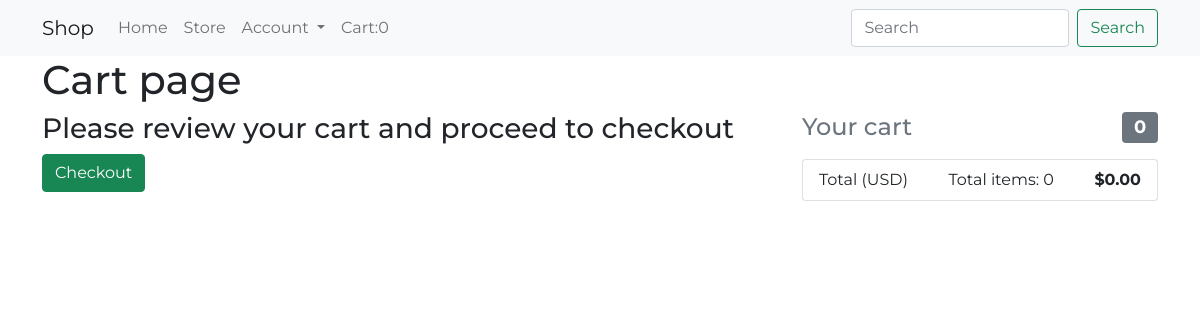
/cart/ (signed in), run on an earlier commit of the app's database.
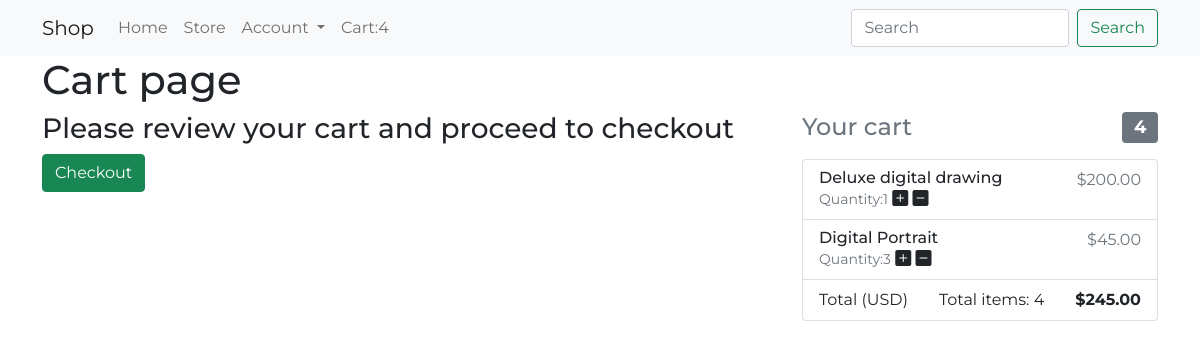
And on a later commit of the database.
### store/models.py (models this page shows, shortened)
class Order(models.Model):
    customer = models.ForeignKey(Customer, on_delete=models.SET_NULL, blank=True, null=True)
    date_ordered = models.DateTimeField(auto_now_add=True)
    complete = models.BooleanField(default=False, null=True, blank=False)
    status = models.CharField(max_length=40, default='', null=True, blank=True)
    transaction_id = models.CharField(max_length=200, null=True)
    class Meta:
        ordering = ['-date_ordered']
    @property
    def get_cart_total(self):
        orderitems = self.orderitem_set.all()
        total = sum([item.get_total for item in orderitems]) # generator for calculating cart total value
        return total
    @property
    def get_cart_items(self):
        orderitems = self.orderitem_set.all()
        total = sum([item.quantity for item in orderitems])
        return total

class OrderItem(models.Model):
    product = models.ForeignKey(Product, on_delete=models.SET_NULL, blank=True, null=True)
    order = models.ForeignKey(Order, on_delete=models.SET_NULL, blank=True, null=True)
    quantity = models.IntegerField(default=0, null=True,blank=True)
    date_added = models.DateTimeField(auto_now_add=True)
    @property
    def get_total(self):
        total = self.product.price * self.quantity
        return total

class Product(models.Model):
    name = models.CharField(max_length=200)
    description = models.TextField(max_length=600, null=True)
    price = models.DecimalField(max_digits=8, decimal_places=2)
    digital = models.BooleanField(default=False, null=True, blank=False)
    visible = models.BooleanField(default=True, null=True, blank=False)
    image = models.ImageField(null = True, blank=True)

### store/views.py (the view)
# urls.py: path('cart/', store_views.cart, name="cart"),
def cart(request):
    cart_data = process_cart_items(request)
    items = cart_data['items']
    cart_items = cart_data['cart_items']
    order = cart_data['order']
    context = {'items': items, 'order': order, 'cart_items': cart_items}
    return render(request, 'store/cart.html', context)

### store/utils.py (called while the page is built)
def process_cart_items(request):
    if request.user.is_authenticated:
        customer = request.user.customer
        order, created = Order.objects.get_or_create(
            customer=customer, complete=False)
        items = order.orderitem_set.all()
        cart_items = order.get_cart_items
    else:
        cookie_data = cookieCart(request)
        items = cookie_data['items']
        order = cookie_data['order']
        cart_items = cookie_data['cart_items']
    return{'cart_items': cart_items, 'items': items, 'order': order}

### store/templates/store/cart.html
{% extends 'store/base.html' %}
{%block content%}
<div class="container">
  <h1>Cart page</h1>
  <div class ="row">
    <div class="col-md-8 order-md-1 mb-4">
        <h3>Please review your cart and proceed to checkout</h3>
        <a class="btn btn-success" href="{%url 'checkout'%}">Checkout</a>
    </div>
        {% include 'store/_cart.html'%}
  </div>
</div>
{%endblock content%}

### store/templates/store/_cart.html
<div class="col-md-4 order-md-2 mb-4">
          <h4 class="d-flex justify-content-between align-items-center mb-3">
            <span class="text-muted">Your cart</span>
            <span class="badge bg-secondary">{{order.get_cart_items}}</span>
          </h4>
          <ul class="list-group mb-3">
            {% for item in items %}
            <li class="list-group-item d-flex justify-content-between lh-condensed">
              <div>
                <h6 class="my-0">{{item.product.name}}</h6>
                <small class="text-muted">Quantity:{{item.quantity}}</small>
                <i data-product="{{item.product.id}}" data-action="add" class="bi bi-plus-square-fill update-cart"></i>
                <i data-product="{{item.product.id}}" data-action="remove" class="bi bi-dash-square-fill update-cart"></i>
              </div>
              <span class="text-muted">${{item.get_total|floatformat:2}}</span>
            </li>
            {% endfor %}
            <li class="list-group-item d-flex justify-content-between">
              <span>Total (USD)</span>
              <span>Total items: {{order.get_cart_items}}</span>
              <strong>${{order.get_cart_total|floatformat:2}}</strong>
            </li>
          </ul>
        </div>

What changed in the data, as far as the page shows it:
computed for Order: get_cart_items "0" → "4"; get_cart_total "0.00" → "245.00"
added OrderItem: product.name "Deluxe digital drawing", quantity "1", get_total "200.00"
added OrderItem: product.name "Digital Portrait", quantity "3", get_total "45.00"
Also different on the page:
{{ cart_items }}: "0" → "4"
